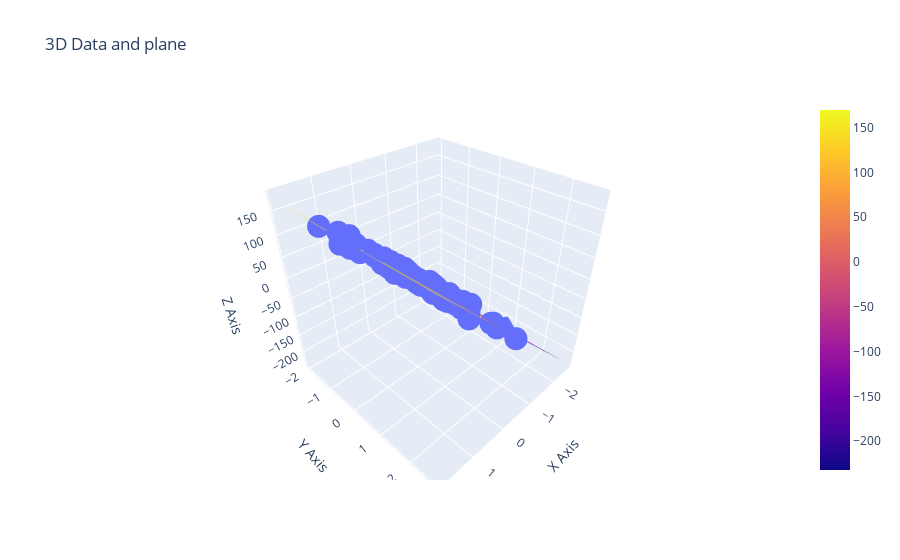

The notebook cell this image was saved under:
### Markdown cell above
## PLOTTING PREDICT 3D PLANE

### Code cell
import plotly.graph_objects as go 

# creating a grid
x = np.linspace(df['Feature1'].min(), df['Feature1'].max(), 100)
y = np.linspace(df['Feature2'].min(), df['Feature2'].max(), 100)
X_,Y =np.meshgrid(x,y)
Z = model.predict(np.c_[X_.ravel(), Y.ravel()]).reshape(X_.shape)


fig = go.Figure()
# Create 3D surface plot
fig.add_trace(go.Scatter3d(x=df['Feature1'],y=df['Feature2'], z =df['Target'], mode='markers', name='Data point'))
fig.add_trace(go.Surface(x=X_, y=Y, z=Z , name='plane' , opacity=0.5))
fig.update_layout(title='3D Data and plane', scene=dict(
    xaxis_title='X Axis',
    yaxis_title='Y Axis',
    zaxis_title='Z Axis'
))
fig.show()
